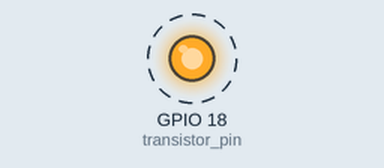
Simulated run of this program. Board: Raspberry Pi (BCM pin numbers). Parts: output pins drawn as LEDs (lit = HIGH). Dashed ring = blinking.

Above: at 0.5 s.
Timing chart, 0 to 4.6 s (numbered marks = the images above):
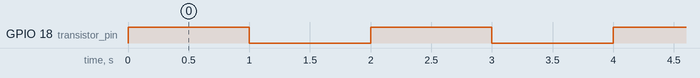

The program:

transistor-with-led.py
```python
# push-button-with-led.py

import RPi.GPIO as GPIO
import time

# SET THESE TO THE DESIRED VALUES (pin numbers in BCM)
transistor_pin = 18
sleep_time = 1  #seconds

# configure the GPIO pins
GPIO.setmode(GPIO.BCM)
GPIO.setup(transistor_pin, GPIO.OUT)

# turn the LED on and off in a loop
try:
    while True:
        GPIO.output(transistor_pin, GPIO.HIGH)
        time.sleep(sleep_time)
        GPIO.output(transistor_pin, GPIO.LOW)
        time.sleep(sleep_time)
finally:
    # turn off LED and clean up pins when done
    GPIO.output(transistor_pin, GPIO.LOW)
    GPIO.cleanup()
```

Measured:
- by itself, GPIO 18 (transistor_pin): alternates HIGH for 1.0 s and LOW for 1.0 s
